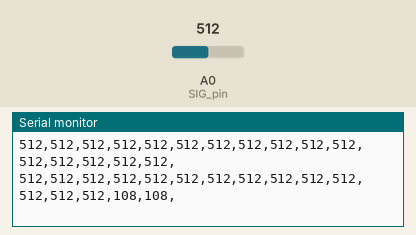
This sketch was run on a simulated Arduino Uno, built with avr-gcc and run on an emulated ATmega328P. On the bench: the last lines printed to the serial monitor. Inputs (shaded band) come from the test bench; at power-on: A0 (SIG_pin) = 512.

Above: at 1.2 s.
1.3 s: A0 (SIG_pin) set to 108
At 1.46 s:
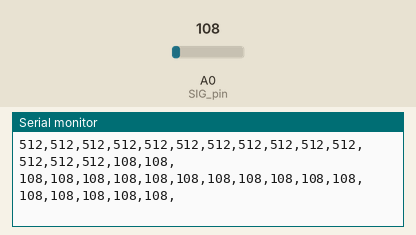
4.3 s: A0 (SIG_pin) set to 93
At 4.45 s:
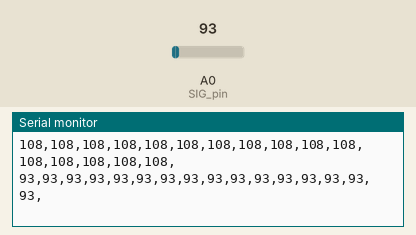
13.3 s: A0 (SIG_pin) set to 8
At 13.35 s:
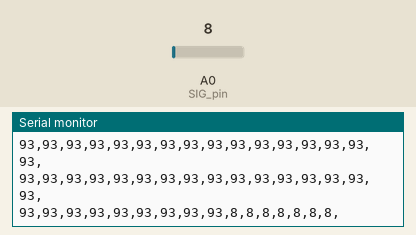
16.3 s: A0 (SIG_pin) set to 11
At 18.75 s:
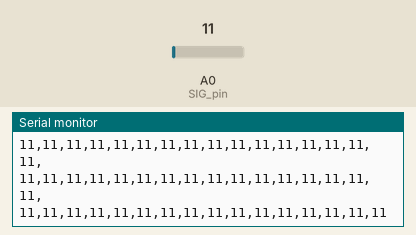
Timing chart, 0 to 18.8 s (numbered marks = the images above; inputs shaded):
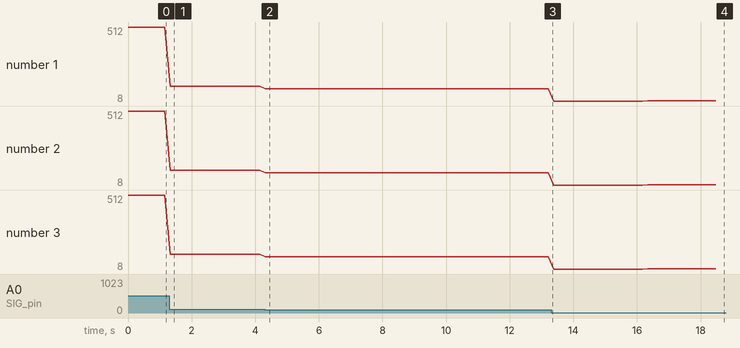

Measured:
- the behaviour switches between 9 and 10 on A0 (SIG_pin) (found by bisection; images 3 and 4)
- after the input at 1.3 s, the serial monitor: prints a new line at once (image 1)
- after the input at 4.3 s, the serial monitor: prints a new line at once (image 2)
- after the input at 16.3 s, the serial monitor: prints a new line at once (image 4)
- plotted number 1: 512 → 108 after the input at 1.3 s, 108 → 93 after the input at 4.3 s, 93 → 8 after the input at 13.3 s, 8 → 11 after the input at 16.3 s
- plotted number 2: 512 → 108 after the input at 1.3 s, 108 → 93 after the input at 4.3 s, 93 → 8 after the input at 13.3 s, 8 → 11 after the input at 16.3 s
- plotted number 3: 512 → 108 after the input at 1.3 s, 108 → 93 after the input at 4.3 s, 93 → 8 after the input at 13.3 s, 8 → 11 after the input at 16.3 s

The sketch:

MuxingAround.ino
```cpp
//Mux control pins
int s0 = 8;
int s1 = 9;
int s2 = 10;
int s3 = 11;

//Mux in "SIG" pin
int SIG_pin = 0;


void setup(){
  pinMode(s0, OUTPUT);
  pinMode(s1, OUTPUT);
  pinMode(s2, OUTPUT);
  pinMode(s3, OUTPUT);

  digitalWrite(s0, LOW);
  digitalWrite(s1, LOW);
  digitalWrite(s2, LOW);
  digitalWrite(s3, LOW);

  Serial.begin(9600);
}


void loop(){

  //Loop through and read all 16 values
  //Reports back Value at channel 6 is: 346
  for(int i = 0; i < 16; i ++){
    //Serial.print("Value at channel ");
    //Serial.print(i);
   // Serial.print("is : ");

    Serial.print(readMux(i));
    Serial.print(",");
      if (i >= 15) {

        Serial.print("\n");
      }

    delay(10);
  }

}


int readMux(int channel){
  int controlPin[] = {s0, s1, s2, s3};

  int muxChannel[16][4]={
    {0,0,0,0}, //channel 0
    {1,0,0,0}, //channel 1
    {0,1,0,0}, //channel 2
    {1,1,0,0}, //channel 3
    {0,0,1,0}, //channel 4
    {1,0,1,0}, //channel 5
    {0,1,1,0}, //channel 6
    {1,1,1,0}, //channel 7
    {0,0,0,1}, //channel 8
    {1,0,0,1}, //channel 9
    {0,1,0,1}, //channel 10
    {1,1,0,1}, //channel 11
    {0,0,1,1}, //channel 12
    {1,0,1,1}, //channel 13
    {0,1,1,1}, //channel 14
    //{1,1,1,1}  //channel 15
  };

  //loop through the 4 sig
  for(int i = 0; i < 4; i ++){
    digitalWrite(controlPin[i], muxChannel[channel][i]);
  }

  //read the value at the SIG pin
  int val = analogRead(SIG_pin);

  //return the value
  return val;
}
```
